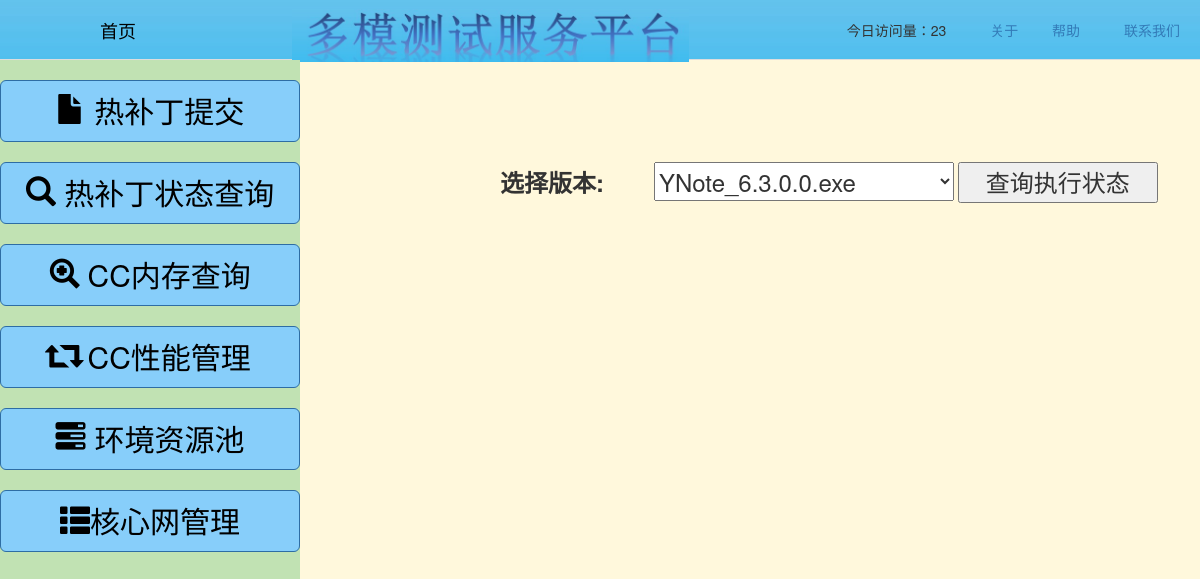
Page /versionManage/ on the earlier database version.
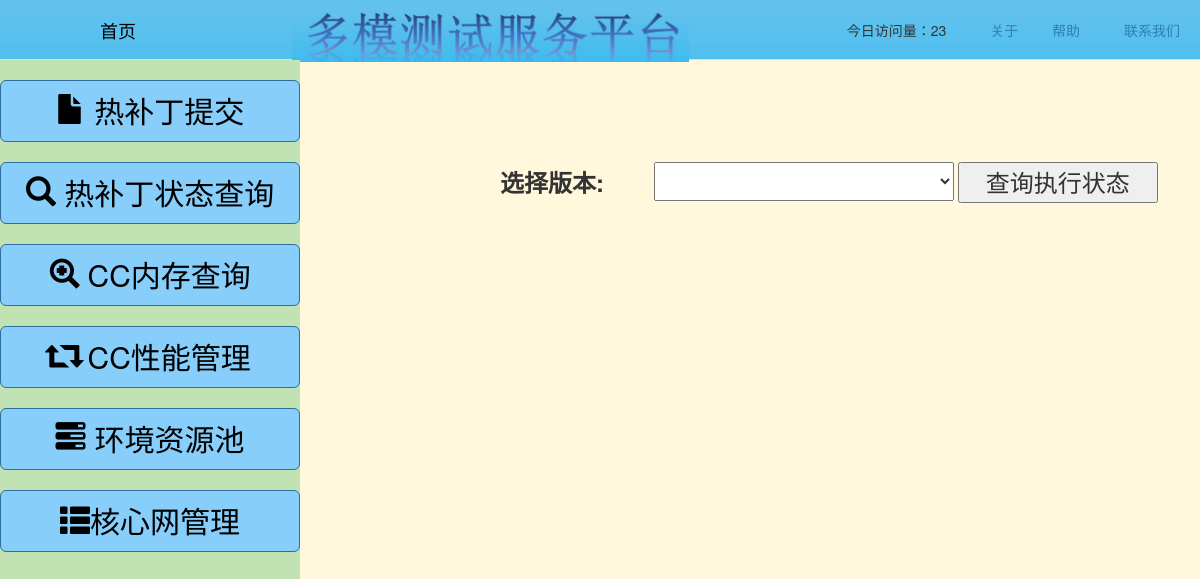
Same page on the later database version.
### hotVersionManage/models.py (models this page shows)
class VersionRecord(models.Model):
    formnum=models.CharField(max_length=32)
    versionname=models.CharField(max_length=32)
    commituser=models.CharField(max_length=64)
    otherinfo=models.CharField(max_length=128,null=True)
    committime=models.CharField(max_length=64,null=True)
    verpath=models.CharField(max_length=64,null=True)
    testtime=models.CharField(max_length=64,null=True)
    ommb=models.CharField(max_length=64,null=True)
    subnet=models.CharField(max_length=64,null=True)
    neid=models.CharField(max_length=64,null=True)
    iscloudtest=models.CharField(max_length=64,null=True)
    cloudtestresult=models.CharField(max_length=64,null=True)

### hotVersionManage/views.py (the view)
# urls.py: url(r'^versionManage/', views.versionManage),
def versionManage(request):
    data=[]
    obj=models.VersionRecord.objects.all()
    for i in obj:
        data.append(i.versionname)
    return render(request,'Manage.html',{'versionlist':data})

### templates/Manage.html (shortened to what this page needs)
<!DOCTYPE html>
<html lang="en">
<head>
    <link rel="stylesheet" href="/static/bootstrap-3.3.7-dist/css/bootstrap.min.css"/>
    <link rel="stylesheet" href="/static/common.css">
    <link rel="stylesheet" href="/static/jquery-ui-1.12.1.custom/jquery-ui.css">
</head>
<body style="height: 100%;background-color: cornsilk">
<div class='head' style="margin:0 ;width: 100%">
    <a style="float: left;font-size: 18px;color: black;margin-left: 100px"href="/index/">首页</a>
    <div style="float: left;font-size: 35px;color: blue;margin-left: 13%">
        <img height="53" src="/static/img/head1.jpg"/>
    </div>
    <div style="float: right;">
        <span style="margin-right: 30px">今日访问量：23</span>
        <a href=# style="margin: 0 10px">关于</a>
        <a href=# style="margin: 0 20px">帮助</a>
        <a href=# style="margin: 0 20px">联系我们</a>
    </div>
</div>
<div style="position: fixed;
    top:60px;
    left: 0;
    bottom:0;
    width: 300px;height: 100%;min-width:300px;background-color: #c1e2b3">
<div class="center">
    <a href="/versionCommit/" ><button type="button"  class="btn btn-primary btn-lg b" >
        <span class="glyphicon glyphicon-file"></span> 热补丁提交
    </button></a>
    </div>
    <div class="center">
    <a href="#" ><button type="button"  class="btn btn-primary btn-lg b" >
        <span class="	glyphicon glyphicon-search"></span> 热补丁状态查询
    </button></a>
    </div>
    <div class="center">
    <button type="button" class="btn btn-primary btn-lg b" >
        <span class="glyphicon glyphicon-zoom-in"></span> CC内存查询
    </button>
    </div>
    <div class="center">
    <button type="button" class="btn btn-primary btn-lg b" >
        <span class="glyphicon glyphicon-retweet"></span> CC性能管理
    </button>
    </div>
    <div class="center">
    <button type="button" class="btn btn-primary btn-lg b" >
        <span class="glyphicon glyphicon-tasks"></span> 环境资源池
    </button>
    </div>
    <div class="center">
    <button type="button"  class="btn btn-primary btn-lg b" >
        <span class="glyphicon glyphicon-th-list"></span>核心网管理
    </button>
    </div>
</div>
<div style="float: left;width:1200px;height: 100%">
    <div>
        <div style="margin-left: 500px;margin-top: 100px;width: 700px">
          <label for="sel1" class="p">选择版本:</label>
            <select id='sel1' name="vernum" class="p" style="width: 300px">
                {% for row in versionlist %}
                <option class="p"  value="{{ row }}">{{ row }}</option>
                {% endfor %}
            </select>
        <input type="button" class="p" style="width: 200px" value="查询执行状态"/>
    </div>
    </div>
</div>
</body>
</html>

### static/common.css (style rules this page uses)
.head { background-image: url(/static/img/headback2.jpg); width: 100%; min-width: 1129px; height: 60px; border-bottom: 1px solid #DDD; margin: 0; padding: 0; line-height: 60px; }

### templates/Manage.html (style rules this page uses)
.p { font-size: 24px;width: 150px; }
.center { text-align: center }
.center .b { font-size: 30px; background-color:lightskyblue; color: black; width: 300px; margin-top: 20px; }

Differences in the rows shown:
removed VersionRecord: vernum "YNote_6.3.0.0.exe"
